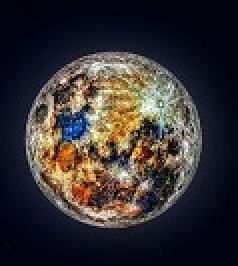
//> input picture Vision_por_computadora/image0.jpg, 119 x 133 px (shown 2 times larger)
$ ./FiltroFurier   (built with g++ and OpenCV 4)
//> lines starting //> are read from the running program, lines starting //| are printed output that depends on the picture
#include "opencv2/opencv.hpp"
#include "opencv2/highgui.hpp"
#include <opencv2/core/core.hpp>
#include "opencv2/highgui/highgui.hpp"
#include <iostream>
#include "opencv2/highgui/highgui_c.h"
#include <stdlib.h>
#include <math.h>
#include <iostream>
#include <ctime>

#define M_PI 3.14159265358979323846

using namespace cv;
using namespace std;

int main(int, char**)
{

	unsigned t0, t1;
	Mat modificada = cv::imread("image0.jpg", IMREAD_GRAYSCALE);
//> modificada: 133 rows x 119 cols, CV_8UC1; min 0, max 255, mean 52.1
	t0 = clock();
	Mat original = modificada.clone();
	modificada.convertTo(modificada, CV_64F);
//> modificada: 133 rows x 119 cols, CV_64FC1


	int M = original.cols;//width
//> M = 119
	int N = original.rows;//high
//> N = 133
	printf("Dimensiones de imagen width: %d  y high: %d \n", M, N);
//| Dimensiones de imagen width: 119  y high: 133


	printf("INICIO Paso 1 de 6. Elevacion \n");
	for (int x = 0; x < M; x++)
	{
		for (int y = 0; y < N; y++)
		{
			modificada.at<double>(y, x) = modificada.at<double>(y, x)*pow(-1.0, (double)(x +y));
		}
	}
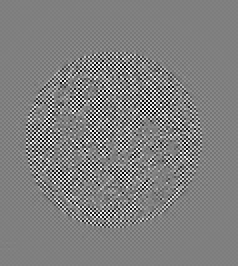
//> modificada: 133 rows x 119 cols, CV_64FC1 (shown 2 times larger); min -255, max 255, mean 0.1; drawn with min black and max white
	printf("\tFINALIZA Paso 1 de 6. Elevacion \n");

	printf("INICIO Paso 2 de 6. Transformada de Furier\n");
	//modificada.convertTo(modificada2, CV_64F);
	// Mat modificada2= modificada.clone();
	Mat DFT = modificada.clone();
	Mat DFTImageRE = modificada.clone();
	Mat DFTImageIM = modificada.clone();
	Mat DFTInverse = Mat(modificada.rows, modificada.cols, CV_64F);
	Mat salida = Mat(modificada.rows, modificada.cols, CV_64F);
	Mat salida2 = Mat(modificada.rows, modificada.cols, CV_64F);
	//Paso 2: Aplicamos la transformada

	for (int x = 0; x < M; x++)
	{
		for (int y = 0; y < N; y++)
		{
			double ak = 0.0;
			double bk = 0.0;
			for (int j = 0; j < M; j++)
			{
				for (int k = 0; k < N; k++)
				{

					double divM = double(x*j) / double(M);
					double divN = double(y*k) / double(N);

					double equiz = 2.0 * M_PI * divM;
					double ye = 2.0 * M_PI * divN;

					ak += modificada.at<double>(k, j)*cos(equiz + ye);
					bk += modificada.at<double>(k, j)*(-1.0)*sin(equiz + ye);

				}
			}

			double ResX = 0.0, ResY = 0.0;
			double div = double(1.0) / double(M*N);
			ResX = double(ak)*div;
			ResY = double(bk)*div;//(1/M*N)

			DFTImageRE.at<double>(y, x) = ResX;
			DFTImageIM.at<double>(y, x) = ResY;

			double cuadrados = pow(ResX, 2.0) + pow(ResY, 2.0);
			DFT.at<double>(y, x) = sqrt(cuadrados);

		}
	}
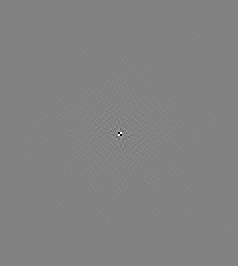
//> DFTImageRE: 133 rows x 119 cols, CV_64FC1 (shown 2 times larger); min -35.48, max 33.73, mean 0; drawn with min black and max white
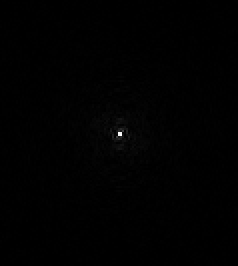
//> DFT: 133 rows x 119 cols, CV_64FC1 (shown 2 times larger); min 0.00127, max 35.63, mean 0.2; drawn with min black and max white
	printf("\tFINALIZA Paso 2 de 6.  Transformada de Furier\n");
	printf("INICIO Paso 3 de 6. Creacion de mascara cilindrica terminada\n");
	// [22 lines of commented-out code are left out]
	Mat mascaraCilindrica = Mat(N, M, CV_64F);
//> mascaraCilindrica: 133 rows x 119 cols, CV_64FC1; every value is 0
	int DUV;
	int D0 = 10;
	for (int u = 0; u < M; u++)
	{
		for (int v = 0; v < N; v++)
		{
			DUV = sqrt(pow(u - (M / 2), 2) + pow(v - (N / 2), 2));
		    mascaraCilindrica.at<double>(v, u) = exp((-(pow(DUV,2)))/(2*pow(D0,2)));

		}
	}
//> this loop made 119 passes
//> DUV on passes 1 to 12: 88, 87, 87, 86, 85, 85, 84, 84, 83, 82, 82, 81
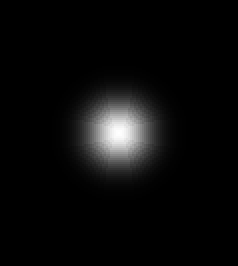
//> mascaraCilindrica: 133 rows x 119 cols, CV_64FC1 (shown 2 times larger); min 1.53e-17, max 1, mean 0.0416
//> after the loop, DUV = 88
	printf("\tFINALIZA Paso 3 de 6. Creacion de mascara cilindrica terminada\n");
	printf("INICIA Paso 4 de 6. Aplicacion de mascara terminada\n");
	//Aplicacion de mascara
    for (int x = 0; x < M; x++)
	{
		for (int y = 0; y < N; y++)
		{
			double intensidad = DFTImageRE.at<double>(y, x);
			double intensidad2 = mascaraCilindrica.at<double>(y, x);
			double intensidad3 = DFTImageIM.at<double>(y, x);
			double valor1 = intensidad  * intensidad2;
			double valor2 = intensidad3 * intensidad2;
			DFTImageRE.at<double>(y, x) = valor1;
			DFTImageIM.at<double>(y, x) = valor2;
		}
	}
//> this loop made 119 passes
	printf("\tFINALIZA Paso 4 de 6. Aplicacion de mascara terminada\n");
	printf("INICIA Paso 5 de 6. Inversa de transformada de furier correcta\n");
	//Paso 3: Aplicamos la inversa
	for (int x = 0; x < M; x++)
	{
		for (int y = 0; y < N; y++)
		{
			double akR = 0;
			double bkR = 0;

			double akI = 0;
			double bkI = 0;
			for (int j = 0; j < M; j++)
			{
				for (int k = 0; k < N; k++)
				{

					double divM = double(x*j) / double(M);
					double divN = double(y*k) / double(N);

					double equiz = 2.0*M_PI * divM;
					double ye = 2.0*M_PI * divN;


					akR += DFTImageRE.at<double>(k, j)*cos(equiz + ye);
					//bkR += DFTImageRE.at<double>(k, j)*(1.0)*sin(equiz + ye);

					//akI += DFTImageIM.at<double>(k, j)*cos(equiz + ye);
					bkI += DFTImageIM.at<double>(k, j)*(1.0)*sin(equiz + ye);
				}
			}
			double sumReal = akR - bkI;
			//double sumImag = bkR+akI;
			//DFTInverse.at<double>(y, x) = abs(sumReal) + abs(sumImag);
			DFTInverse.at<double>(y, x) = (sumReal);
			//DFTInverse.at<double>(N-y-1, M-x-1) = abs(sumReal) + abs(sumImag);
		}
	}
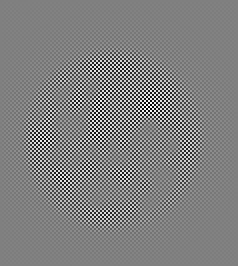
//> DFTInverse: 133 rows x 119 cols, CV_64FC1 (shown 2 times larger); min -217, max 215.5, mean 0; drawn with min black and max white
	printf("\tFINALIZA Paso 5 de 6. Inversa de transformada de furier correcta\n");
	printf("INICIA Paso 6 de 6. Paso final elevacion\n");
	//DFTInverse.convertTo(salida, CV_8U);

	for (int x = 0; x < DFTInverse.cols; x++)
	{
		for (int y = 0; y < DFTInverse.rows; y++)
		{
			salida.at<double>(y, x) = DFTInverse.at<double>(y, x)*pow(-1.0, (double)x + y);
		}
	}
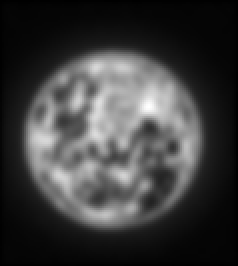
//> salida: 133 rows x 119 cols, CV_64FC1 (shown 2 times larger); min -0.253, max 217, mean 51.8; drawn with min black and max white
	salida.convertTo(salida, CV_8U);
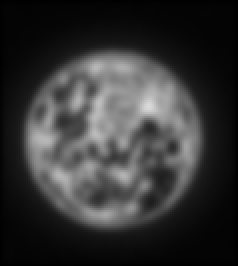
//> salida: 133 rows x 119 cols, CV_8UC1 (shown 2 times larger); min 0, max 217, mean 51.8
	printf("\tFINALIZA Paso 6 de 6. Paso final elevacion\n");


	imshow("Original", original);
	imshow("Modificada", modificada);
	imshow("Mascara", mascaraCilindrica);
	imshow("DFT", DFT);
	imshow("DFTImageRE", DFTImageRE);
	imshow("DFTImageIM", DFTImageIM);
	imshow("DFTinvertida", DFTInverse);
	imshow("OriginalProce", salida);

	t1 = clock();

	double time = (double(t1 - t0) / CLOCKS_PER_SEC);
	cout << "Tiempo de ejecucion: " << time << endl;

	waitKey(0);

	return 0;

}
